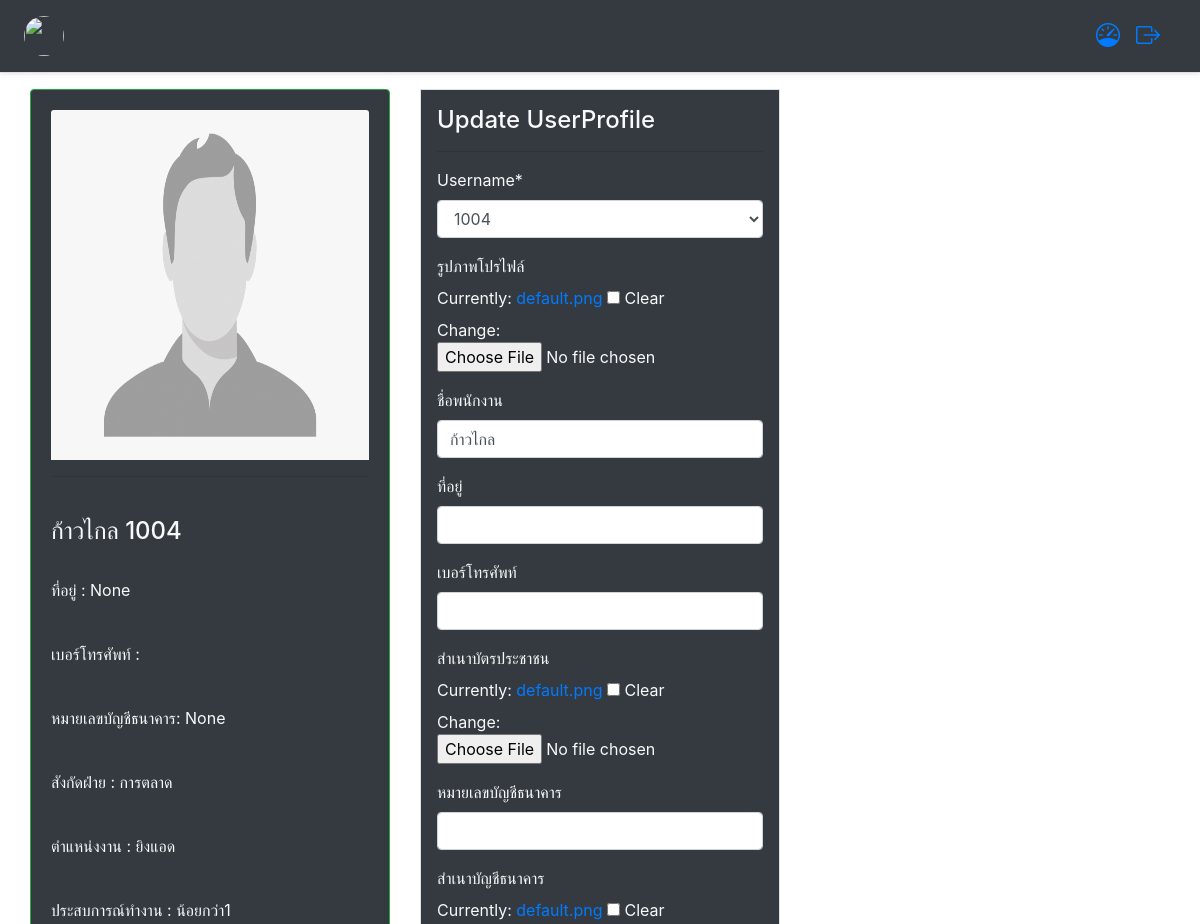
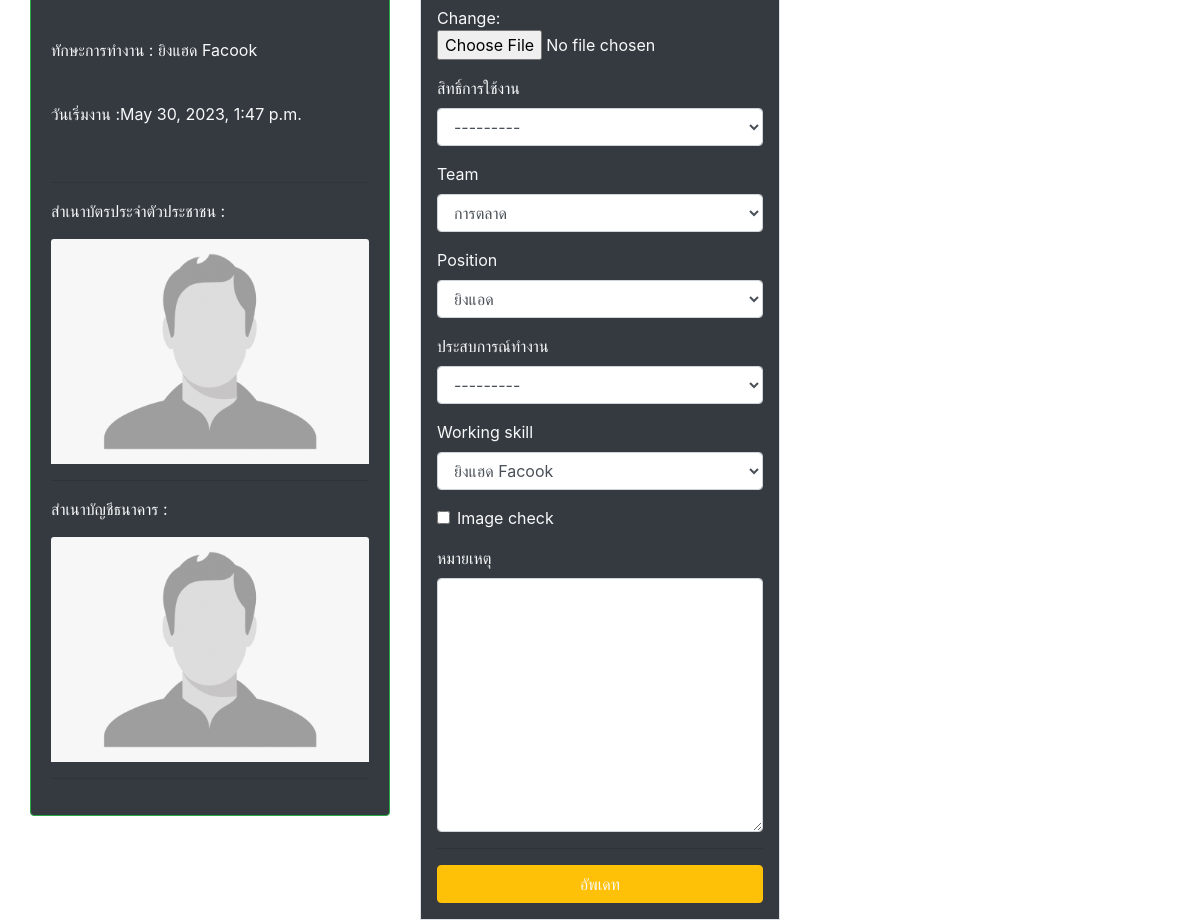
Screenshot of /user/profile/update/45/ with the database file from the repository (2 pictures, top to bottom).
### app_user/models.py (models this page shows, shortened)
class ProfileUser(models.Model):
    username = models.OneToOneField(User,on_delete=models.CASCADE) # ชื่อพนักงาน
    image_profile = models.ImageField('รูปภาพโปรไฟล์',upload_to='image_profile',null=True,blank=True,default='default.png')#รูปภาพโปรไฟล์
    nickname = models.CharField('ชื่อพนักงาน',max_length=20,blank=True)	# ชื่อเล่นพนักงาน
    address = models.CharField('ที่อยู่',max_length=255,blank=True,null=True)# ที่อยู่
    phone = models.CharField('เบอร์โทรศัพท์',max_length=10,blank=True) #  เบอร์โทรศัพท์
    image_id_card = models.ImageField('สำเนาบัตรประชาชน',upload_to='image_id_card',null=True,blank=True,default='default.png')#สำเนาบัตรประชาชน
    bank_id = models.IntegerField('หมายเลขบัญชีธนาคาร',blank=True,null=True)#หมายเลขบัญชีธนาคาร
    image_bank = models.ImageField('สำเนาบัญชีธนาคาร',upload_to='image_bank',null=True,blank=True,default='default.png') #สำเนาบัญชีธนาคาร
    level = models.TextChoices("Level", "ฝ่ายการตลาด ฝ่ายสต๊อกสินค้า ฝ่ายการเงินการบัญชี ฝ่ายบุคคล")
    permission = models.CharField('สิทธิ์การใช้งาน',blank=True, choices=level.choices, max_length=21)#สิทธิ์การใช้งาน
    team = models.ForeignKey(Team,on_delete=models.CASCADE,blank=True,null=True)#ฝาย
    position = models.ForeignKey(Positions,on_delete=models.CASCADE,blank=True,null=True)#ตำแหน่งงาน
    MedalType = models.TextChoices("MedalType", "น้อยกว่า1ปี 1ปี 2ปี มากกว่า3ปี")
    working_experience = models.CharField('ประสบการณ์ทำงาน',blank=True, choices=MedalType.choices, max_length=20)#ประสบการณ์ทำงาน
    working_skill = models.ForeignKey(Skill,on_delete=models.CASCADE,blank=True,null=True)#ทักษะการทำงาน
    worked_date = models.DateTimeField('วันเริ่มงาน',auto_now_add=True,blank=True,null=True)#วันเริ่มงาน
    image_check = models.BooleanField(default=False)
    other = models.TextField('หมายเหตุ',max_length=255,blank=True)
    class Meta:
        ordering = ["-username"]
        verbose_name_plural = "Profile"
        verbose_name = "Member"

class Team (models.Model):
    name = models.CharField('ชื่อทีม',max_length=255)
    image =  models.ImageField('สัญญาลักษณ์ทีม',upload_to='image_teams',null=True,blank=True,default='default.png') #รูปถ่าย
    detail = models.CharField('รายละเอียดเพิ่มเติม',max_length=255,null=True,blank=True)
    class Meta:
        ordering = ["-id"]
        verbose_name_plural = "Create Team"
        verbose_name = "Name Team"
    def __str__(self):
        return self.name

class Positions (models.Model):
    name = models.CharField('ตำแหน่งงาน',max_length=255,unique=True)
    class Meta:
        ordering = ["-id"]
        verbose_name_plural = "Create Position"
        verbose_name = "Name Position"
    def __str__(self):
        return self.name

class Skill (models.Model):
    name = models.CharField('สกิลการทำงาน',max_length=255,unique=True)
    class Meta:
        ordering = ["-id"]
        verbose_name_plural = "Create Skill"
        verbose_name = "Name Skill"
    def __str__(self):
        return self.name

### app_user/views.py (the view)
# urls.py: path('profile/update/<int:pk>/',Update_profile,name='profile-update'),
def Update_profile (request,pk):
	profile = ProfileUser.objects.get(pk=pk)
	if request.method == 'POST':
		profile_form= ProfileForm(request.POST,request.FILES,instance=profile)
		if profile_form.is_valid():
			profile_form.save()
			return redirect('/user')
	else:
		profile_form= ProfileForm(instance=profile)
	context = {
		"profile_form":profile_form,
		"profile":profile
	}
	return render(request, 'html_user/update-profile.html', context)

### app_user/forms.py
class ProfileForm(forms.ModelForm):
    class Meta:
        model = ProfileUser
        fields = '__all__'

### templates/html_user/update-profile.html (shortened to what this page needs)
{% extends 'base/layout.html' %}
{% load crispy_forms_tags %}
{% block content %}
<div class="container-fluid">
	<div class="row ">
		<div class="col-md-4">
			<div class="card border-success bg-dark text-light">
			  <div class="card-body">
				<img class="card-img-top" src="{{ profile.image_profile.url}}" alt="" width="150" height="350"><hr/><br/>
				<h4>{{ profile.nickname}} {{profile.username}} </h4><br>
				<p class="card-text">ที่อยู่ : {{profile.address}}</p><br/>
				<p class="card-text">เบอร์โทรศัพท์ : {{profile.phone}}</p><br/>
				<p class="card-text">หมายเลขบัญชีธนาคาร: {{profile.bank_id}}</p><br/>
				<p class="card-text">สังกัดฝ่าย : {{profile.team}}</p><br/>
				<p class="card-text">ตำแหน่งงาน : {{profile.position}}</p><br/>
				<p class="card-text">ประสบการณ์ทำงาน : {{profile.working_experience}}</p><br/>
				<p class="card-text">ทักษะการทำงาน : {{profile.working_skill}}</p><br/>
				<p class="card-text">วันเริ่มงาน :{{profile.worked_date}}</p><br/><hr/>
				<p> สำเนาบัตรประจำตัวประชาชน :</p><img class="card-img-top" src="{{ profile.image_id_card.url}}" alt=""><br/><hr>
				<p> สำเนาบัญชีธนาคาร :</p><img class="card-img-top" src="{{ profile.image_id_card.url}}" alt=""><br/><hr>
			  </div>
			</div>
		</div>
		<div class="col-md-4 text-light">
			<div class="border p-3 bg-dark">
				<h4> Update UserProfile</h4><hr>
				<form method="post" enctype="multipart/form-data" >
					{{ profile_form |crispy }}
					<hr>
					<button type="submit" class="btn btn-warning btn-block text-light">อัพเดท</button>
				</form>
			</div>
		</div>
	</div>
</div>
{% endblock content %}

### rows the page displays
ProfileUser: image_profile (placeholder picture), nickname "ก้าวไกล", username "1004", address "None", bank_id "None", team "การตลาด", position "ยิงแอด", working_experience "น้อยกว่า1", working_skill "ยิงแฮด Facook", worked_date "May 30, 2023, 1:47 p.m.", image_id_card (placeholder picture), permission "---------", working_experience "---------"
